Frame 1 (no input): blank canvas, image omitted
Frame 60 (the mouse pressed at the canvas centre just before this capture): blank canvas, image omitted
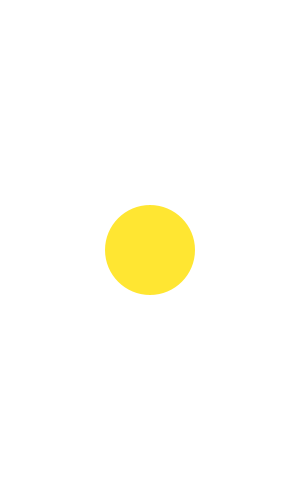
Frame 120 (the mouse held since frame 60 and released just before this capture)

The Processing sketch whose frames 1 and 60 were blank and that drew this single picture after the mouse press (run headless with seeded random() and noise(); from frame 60 on, the mouse is pressed at the canvas centre):

// Processing sketch: processing_112123
// ── processing_112123.pde

float x1 = 90;
float y1 = 90;
float area = 63;

void setup() {
  size(300, 500);
}

void draw() {
  background(255);
  if ((mouseY > height*.25-area) && (mouseY < height*.25+area)) {
    fill (255, 53, 103);
    noStroke();
    ellipse(width / 2, height*.25, x1, y1);
  }

  if ((mouseY > height*.50-area) && (mouseY < height*.50+area) && (mouseX < 200) && (mouseX > 100)) {
    fill (255, 230, 50);
    noStroke();
    ellipse(width / 2, height / 2, x1, y1);
  }
  
  if ((mouseY > height*.50-area) && (mouseY < height*.50+area) && (mouseX < 100)) {
    fill (255, 180, 50);
    noStroke();
    ellipse(width*.15, height / 2, 70, 70);
  }
  
  if ((mouseY > height*.50-area) && (mouseY < height*.50+area) && (mouseX > 200)) {
    fill (220, 250, 50);
    noStroke();
    ellipse(width*.85, height / 2, 70, 70);
  }

  if ((mouseY > height*.75-area) && (mouseY < height*.75+area)) {
    fill (220, 215, 0);
    noStroke();
    ellipse(width / 2, height*.75, x1, y1);
  }
  
}
